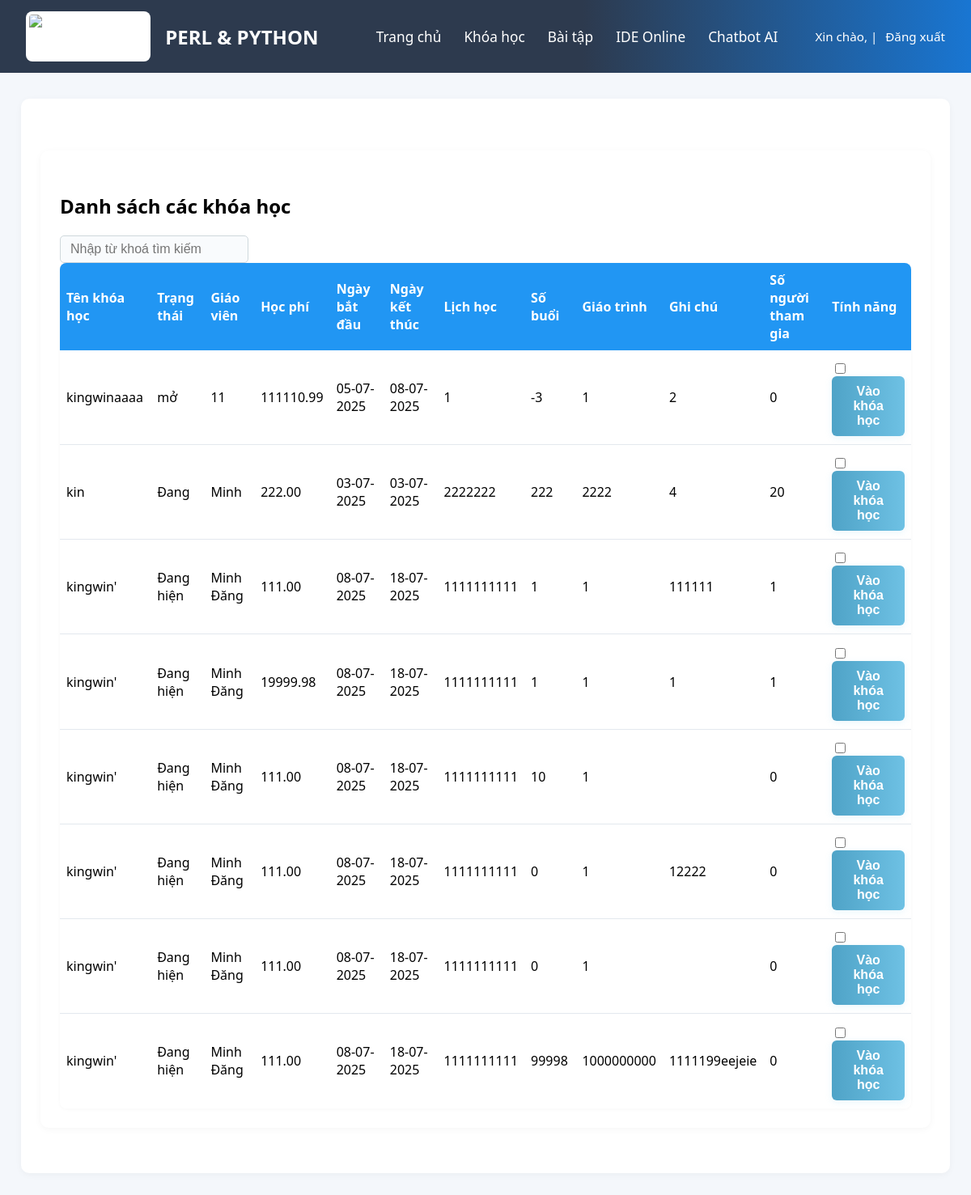
The page /student/khoa-hoc/ on the database as committed earlier.
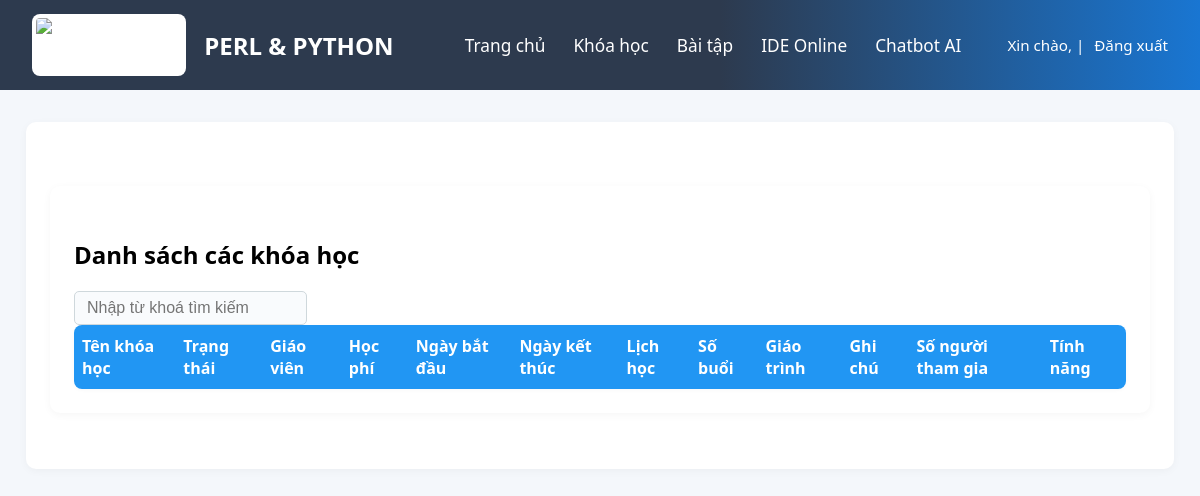
The same page on the database as committed later.
### teacherapp/models.py (models this page shows, shortened)
class Course(models.Model):
    name = models.CharField(max_length=200)
    status = models.CharField(max_length=50)
    teacher = models.CharField(max_length=100)
    fee = models.DecimalField(max_digits=10, decimal_places=2, null=True, blank=True)
    start_date = models.DateField()
    end_date = models.DateField()
    schedule = models.CharField(max_length=200)
    sessions = models.IntegerField(default=0)  # Tổng số buổi
    curriculum = models.TextField(blank=True)
    note = models.TextField(blank=True)
    participants = models.IntegerField(default=0)
    created_by = models.ForeignKey(User, on_delete=models.CASCADE, null=True, blank=True)

### studentapp/views.py (the view)
# urls.py: path('khoa-hoc/', views.khoa_hoc, name='khoa_hoc'),
def khoa_hoc(request):
    courses = Course.objects.all()  # Lấy tất cả các khóa học do giáo viên tạo
    return render(request, "student_page/Khoa_hoc.html", {"courses": courses})

### templates/student_page/Khoa_hoc.html (shortened to what this page needs)
{% extends 'student_page/student_base.html' %}
{% load static %}
{% block extra_css %}
    <link rel="stylesheet" href="{% static 'css/course_management.css' %}">
{% endblock %}
{% block content %}
<div class="main-content">
    <div class="page-header">
        <h2>Danh sách các khóa học</h2>
        <div class="header-actions">
            <input type="text" placeholder="Nhập từ khoá tìm kiếm">
        </div>
    </div>
    <table class="class-table">
        <thead>
            <tr>
                <th>Tên khóa học</th>
                <th>Trạng thái</th>
                <th>Giáo viên</th>
                <th>Học phí</th>
                <th>Ngày bắt đầu</th>
                <th>Ngày kết thúc</th>
                <th>Lịch học</th>
                <th>Số buổi</th>
                <th>Giáo trình</th>
                <th>Ghi chú</th>
                <th>Số người tham gia</th>
                <th>Tính năng</th>
            </tr>
        </thead>
        <tbody>
            {% for course in courses %}
            <tr>
                <td>{{ course.name }}</td>
                <td>{{ course.status }}</td>
                <td>{{ course.teacher }}</td>
                <td>{{ course.fee }}</td>
                <td>{{ course.start_date|date:"d-m-Y" }}</td>
                <td>{{ course.end_date|date:"d-m-Y" }}</td>
                <td>{{ course.schedule }}</td>
                <td>{{ course.sessions }}</td>
                <td>{{ course.curriculum }}</td>
                <td>{{ course.note }}</td>
                <td>{{ course.participants }}</td>
                <td>
                    <input type="checkbox" class="course-checkbox" style="margin-right:10px; vertical-align:middle;" onclick="event.stopPropagation();" />
                    <button class="enter-course-btn custom-btn" onclick="checkCheckbox(this)">Vào khóa học</button>
                </td>
            </tr>
            {% endfor %}
        </tbody>
    </table>
</div>
{% endblock %}

### templates/student_page/student_base.html (shortened to what this page needs)
{% load static %}
<!DOCTYPE html>
<html lang="vi">
<head>
  <link rel="stylesheet" href="{% static 'css/assignment_list.css' %}">
  {% block extra_css %}{% endblock %}
</head>
<body>
  <div class="header">
    <div class="logo">
      <img src="{% static 'image/PvsP.jpg' %}" alt="Perl/Python Logo">
      <span class="title">PERL & PYTHON</span>
    </div>
    <div class="nav">
      <a href="{% url 'student_home' %}">Trang chủ</a>
      <a href="{% url 'studentapp:khoa_hoc' %}">Khóa học</a>
      <a href="{% url 'studentapp:assignment_list' %}">Bài tập</a>
      <a href="{% url 'studentapp:ide_online' %}">IDE Online</a>
      <a href="{% url 'studentapp:chatbot' %}">Chatbot AI</a>
      <span class="lang">Xin chào, {{ user.first_name }} | <a href="{% url 'signout' %}">Đăng xuất</a></span>
    </div>
  </div>
  <div class="main-content">
    {% block content %}{% endblock %}
  </div>
</body>
</html>

### static/css/assignment_list.css (style rules this page uses)
body { background: linear-gradient(120deg, #e3f0ff 0%, #f8fbff 100%); font-family: 'Segoe UI', Arial, sans-serif; margin: 0; padding: 0; min-height: 100vh; }
.header { background: linear-gradient(90deg, #2d3a4e 60%, #1976d2 100%); color: #fff; min-height: 90px; display: flex; align-items: center; justify-content: space-between; padding: 0 32px; }
.logo { display: flex; align-items: center; gap: 18px; }
.logo img { height: 54px; background: #fff; border-radius: 8px; padding: 4px; }
.title { font-size: 1.5rem; font-weight: bold; }
.nav { display: flex; gap: 28px; align-items: center; font-size: 1.08rem; }
.nav a { color: #fff; text-decoration: none; font-weight: 500; transition: color 0.2s; }
.lang { margin-left: 18px; font-size: 0.95rem; }
.lang a { color: #fff; margin-left: 6px; text-decoration: none; }

### static/css/course_management.css (style rules this page uses)
body { background: #f4f7fb; font-family: 'Segoe UI', Arial, sans-serif; }
.main-content { background: #fff; border-radius: 10px; box-shadow: 0 2px 8px rgba(0,0,0,0.04); padding: 32px 24px 24px 24px; margin: 32px auto; max-width: 1100px; }
.header { display: flex; justify-content: space-between; align-items: center; margin-bottom: 18px; }
.header-actions { display: flex; gap: 10px; }
.header-actions input[type="text"] { padding: 7px 12px; border: 1px solid #cfd8dc; border-radius: 5px; font-size: 1em; background: #f9fbfd; outline: none; transition: border 0.2s; }
.class-table { width: 100%; border-collapse: collapse; background: #fff; border-radius: 8px; overflow: hidden; box-shadow: 0 1px 4px rgba(0,0,0,0.03); }
.class-table th { background: #2196f3; color: #fff; font-weight: 600; padding: 10px 8px; text-align: left; font-size: 1em; }

Rows that differ between the two databases and show on the page:
removed Course: name "kingwinaaaa", status "mở", teacher "11", fee "111110.99", start_date "05-07-2025", end_date "08-07-2025", schedule "1", sessions "-3", curriculum "1", note "2", participants "0"
removed Course: name "kin", status "Đang", teacher "Minh", fee "222.00", start_date "03-07-2025", end_date "03-07-2025", schedule "2222222", sessions "222", curriculum "2222", note "4", participants "20"
removed Course: name "kingwin'", status "Đang hiện", teacher "Minh Đăng", fee "111.00", start_date "08-07-2025", end_date "18-07-2025", schedule "1111111111", sessions "1", curriculum "1", note "111111", participants "1"
removed Course: name "kingwin'", status "Đang hiện", teacher "Minh Đăng", fee "19999.98", start_date "08-07-2025", end_date "18-07-2025", schedule "1111111111", sessions "1", curriculum "1", note "1", participants "1"
removed Course: name "kingwin'", status "Đang hiện", teacher "Minh Đăng", fee "111.00", start_date "08-07-2025", end_date "18-07-2025", schedule "1111111111", sessions "10", curriculum "1", participants "0"
removed Course: name "kingwin'", status "Đang hiện", teacher "Minh Đăng", fee "111.00", start_date "08-07-2025", end_date "18-07-2025", schedule "1111111111", sessions "0", curriculum "1", note "12222", participants "0"
removed Course: name "kingwin'", status "Đang hiện", teacher "Minh Đăng", fee "111.00", start_date "08-07-2025", end_date "18-07-2025", schedule "1111111111", sessions "0", curriculum "1", participants "0"
removed Course: name "kingwin'", status "Đang hiện", teacher "Minh Đăng", fee "111.00", start_date "08-07-2025", end_date "18-07-2025", schedule "1111111111", sessions "99998", curriculum "1000000000", note "1111199eejeie", participants "0"
